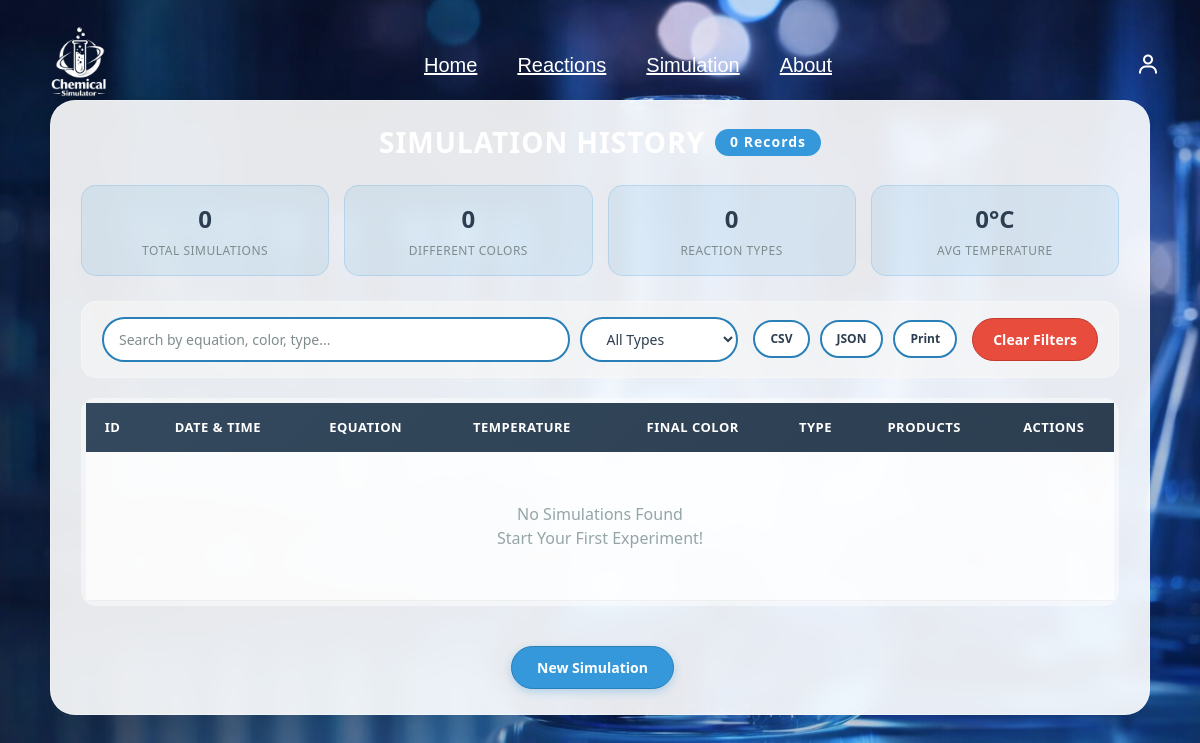
The app's page /simulation/history (signed in), older data.
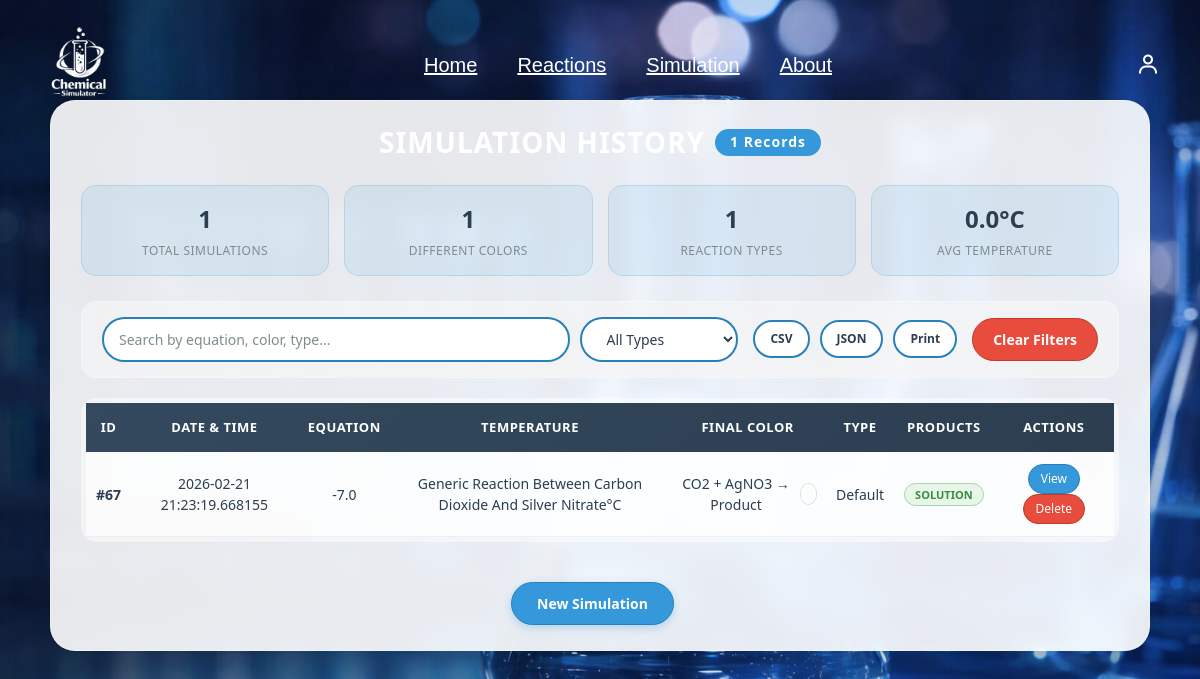
The same page, newer data.
### tables this page shows
CREATE TABLE reaction_results (
        id INTEGER PRIMARY KEY AUTOINCREMENT,
        simulation_id INTEGER UNIQUE NOT NULL,
        products TEXT,
        energyReleased REAL,
        state TEXT, color TEXT,
        FOREIGN KEY (simulation_id) REFERENCES "simulation"(id)
    );

CREATE TABLE "simulation" (
        id INTEGER PRIMARY KEY AUTOINCREMENT,
        user_id INTEGER NOT NULL,
        reaction_id INTEGER NOT NULL,
        date TEXT NOT NULL,
        result TEXT, temperature REAL DEFAULT 25,
        FOREIGN KEY (user_id) REFERENCES users(id),
        FOREIGN KEY (reaction_id) REFERENCES chemical_reactions(id)
    );

### routes/simulation.py (the view)
@simulation_bp.route("/history", methods=["GET"])
def simulation_history():
    if "user_id" not in session:
        return redirect(url_for("login.login"))
    db = get_db()
    cursor = db.cursor()
    cursor.execute("""
        SELECT s.id, s.date, s.result, s.temperature,
               rr.products, rr.color, rr.state,
               r.equation as reaction_equation
        FROM simulation s
        JOIN reaction_results rr ON s.id = rr.simulation_id
        LEFT JOIN chemical_reactions r ON s.reaction_id = r.id
        WHERE s.user_id = ?
        ORDER BY s.date DESC
        LIMIT 20
    """, (session["user_id"],))
    history = cursor.fetchall()
    return render_template("simulation/history.html", history=history)

### database/db.py (called while the page is built)
def get_db():
    if "db" not in g:
        g.db = sqlite3.connect(DB_PATH)
        g.db.row_factory = sqlite3.Row  # مهم جدًا ليعمل user["password"]
    return g.db

### templates/simulation/history.html (shortened to what this page needs)
{% extends "base.html" %}
{% block head %}
<link rel="stylesheet" href="{{ url_for('static', filename='css/simulation.css') }}">
{% endblock %}
{% block content %}
<div class="overlay">
    <div class="history-container">
        <h1>
            SIMULATION HISTORY
            <span class="records-badge">{{ history|length }} Records</span>
        </h1>
        <div class="stats-grid">
            <div class="stat-card">
                <div class="stat-value">{{ history|length }}</div>
                <div class="stat-label">Total Simulations</div>
            </div>
            <div class="stat-card">
                {% set colors = [] %}
                <div class="stat-value">{{ colors|length }}</div>
                <div class="stat-label">Different Colors</div>
            </div>
            <div class="stat-card">
                {% set types = [] %}
                <div class="stat-value">{{ types|length }}</div>
                <div class="stat-label">Reaction Types</div>
            </div>
            <div class="stat-card">
                {% set total_temp = 0.0 %}
                {% for sim in history %}
                    {% set total_temp = total_temp + sim[2]|float %}
                {% endfor %}
                {% if history|length > 0 %}
                    {% set avg_temp = (total_temp / history|length)|round(1) %}
                {% else %}
                    {% set avg_temp = 0 %}
                {% endif %}
                <div class="stat-value">{{ avg_temp }}°C</div>
                <div class="stat-label">Avg Temperature</div>
            </div>
        </div>
        <div class="filter-section">
            <div class="search-box">
                <input type="text" class="search-input" id="searchInput" placeholder="Search by equation, color, type..." onkeyup="filterTable()">
                <select class="filter-select" id="typeFilter" onchange="filterTable()">
                    <option value="all">All Types</option>
                </select>
            </div>
            <div class="export-buttons">
                <button class="export-btn" onclick="exportToCSV()">CSV</button>
                <button class="export-btn" onclick="exportToJSON()">JSON</button>
                <button class="export-btn" onclick="printTable()">Print</button>
            </div>
            <button class="clear-filter" onclick="clearFilters()">Clear Filters</button>
        </div>
        <div class="table-container">
            <table id="historyTable">
                <thead>
                    <tr>
                        <th>ID</th>
                        <th>Date & Time</th>
                        <th>Equation</th>
                        <th>Temperature</th>
                        <th>Final Color</th>
                        <th>Type</th>
                        <th>Products</th>
                        <th>Actions</th>
                    </tr>
                </thead>
                <tbody>
                    {% if history %}
                        {% for sim in history %}
                        <tr>
                            <td><strong>#{{ sim[0] }}</strong></td>
                            <td>{{ sim[1] }}</td>
                            <td>{{ sim[7] or sim[3] }}</td>
                            <td>{{ sim[2] }}°C</td>
                            <td>
                                <div class="color-cell">
                                    {{ sim[4] }}
                                    <span class="color-dot" style="background-color: '{{ sim[4] }}';"></span>
                                </div>
                            </td>
                            <td>{{ sim[6] }}</td>
                            <td>
                                {% set type_lower = sim[6]|lower %}
                                {% if 'gas' in type_lower %}
                                    <span class="badge badge-gas">Gas</span>
                                {% elif 'precipitation' in type_lower or 'precipitate' in type_lower %}
                                    <span class="badge badge-precipitate">Precipitate</span>
                                {% else %}
                                    <span class="badge badge-solution">Solution</span>
                                {% endif %}
                            </td>
                            <td>
                                <button class="action-btn view-btn" onclick="viewSimulation('{{ sim[0] }}')">View</button>
                                <button class="action-btn delete-btn" onclick="deleteSimulation('{{ sim[0] }}')">Delete</button>
                            </td>
                        </tr>
                        {% endfor %}
                    {% else %}
                        <tr>
                            <td colspan="8" class="no-data">
                                <div>No simulations found</div>
                                <div>Start your first experiment!</div>
                            </td>
                        </tr>
                    {% endif %}
                </tbody>
            </table>
        </div>
        <div class="nav-links">
            <a href="{{ url_for('simulation.simulation_page') }}" class="btn">New Simulation</a>
        </div>
    </div>
</div>
{% endblock %}

### templates/base.html (shortened to what this page needs)
<!doctype html>
<html lang="en">
  <head>
    <link href="https://cdn.jsdelivr.net/npm/bootstrap@5.3.2/dist/css/bootstrap.min.css" rel="stylesheet"/>
    <link href='https://unpkg.com/boxicons@2.1.4/css/boxicons.min.css' rel='stylesheet'>
    <link rel="stylesheet" href="{{ url_for('static', filename='css/style.css') }}"/>
    <link rel="stylesheet" href="{{ url_for('static', filename='css/login.css') }}"/>
    {% block head %}{% endblock %}
  </head>
  <body>
    {% include "header.html" %} {% block content %}{% endblock %}
  </body>
</html>

### templates/header.html (shortened to what this page needs)
<header class="fixed-top py-4 text-white">
  <div class="container-fluid px-5 d-flex align-items-center justify-content-between">
    <a href="{{ url_for('home') }}" class="logo">
      <img src="{{ url_for('static', filename='img/logo.png') }}" alt="Logo" class="logo-img" />
    </a>
    <nav class="navbar d-none d-md-flex">
      <a href="{{ url_for('home') }}" class="text-white mx-2">Home</a>
      <a href="{{ url_for('search') }}" class="text-white mx-2">Reactions</a>
      <a href="{{ url_for('simulation.simulation_page') }}" class="text-white mx-2">Simulation</a>
      <a href="#about" class="text-white mx-2">About</a>
    </nav>
<div class="user-menu position-relative">
  <i class="bx bx-user user-icon"></i>
</div>
  </div>
</header>

### static/css/style.css (style rules this page uses)
* { padding: 0; margin: 0; box-sizing: border-box; font-family: "Lucida Sans", "Lucida Sans Regular", "Lucida Grande", "Lucida Sans Unicode", Geneva, Verdana, sans-serif; outline: none; border: none; text-decoration: none; text-transform: capitalize; transition: 0.2s linear; }
html { font-size: 62.5%; scroll-behavior: smooth; overflow-x: hidden; }
header { background-color: rgba(0, 0, 0, 0); box-shadow: none; position: fixed; width: 100%; z-index: 999; }
header a, header .logo, header .navbar a, header .user-menu i { color: #fff !important; }
.logo { font-size: 2rem; font-weight: bolder; }
.navbar a { font-size: 2rem; padding: 0 1.5rem; font-family: "Lucida Sans", "Lucida Sans Regular", "Lucida Grande", "Lucida Sans Unicode", Geneva, Verdana, sans-serif; }
.logo img.logo-img { height: 100px; width: auto; display: block; }
.user-icon { color: #fff !important; }
.user-menu { position: relative; cursor: pointer; display: flex; align-items: center; }
.user-menu i { font-size: 24px; padding: 10px; border-radius: 50%; transition: 0.3s ease; }
.btn { display: inline-block; margin-top: 15px; margin-right: 15px; padding: 1rem 2.5rem; font-size: 1.6rem; background: #1f4ed8; color: white; }

### static/css/login.css (style rules this page uses)
* { margin: 0; padding: 0; box-sizing: border-box; font-family: "Lucida Sans", "Lucida Sans Regular", "Lucida Grande", "Lucida Sans Unicode", Geneva, Verdana, sans-serif; }
body { display: flex; justify-content: center; align-items: flex-start; min-height: 100vh; padding-top: 120px; background: url("../img/img1.png") no-repeat; background-size: cover; background-position: center; }
input[type="email"], input[type="text"], input[type="password"] { text-transform: none !important; }

Row changes from the older to the newer data that the page shows:
added reaction_results: sim "67", date "2026-02-21 21:23:19.668155", temperature "-7.0", result "Generic Reaction Between Carbon Dioxide And Silver Nitrate", products "CO2 + AgNO3 → Product", state "Default"
Text that changed along with them:
{{ history|length }}: "0" → "1"
{{ colors|length }}: "0" → "1"
{{ types|length }}: "0" → "1"
{{ avg_temp }}: "0" → "0.0"
text no longer shown: "No Simulations Found Start Your First Experiment!"
